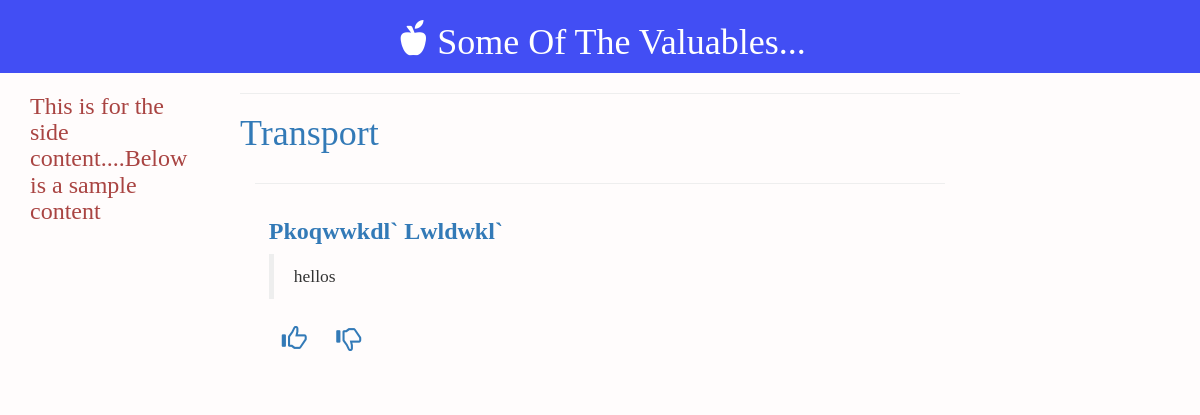
The app's page /feedbacks.php (signed in), older data.
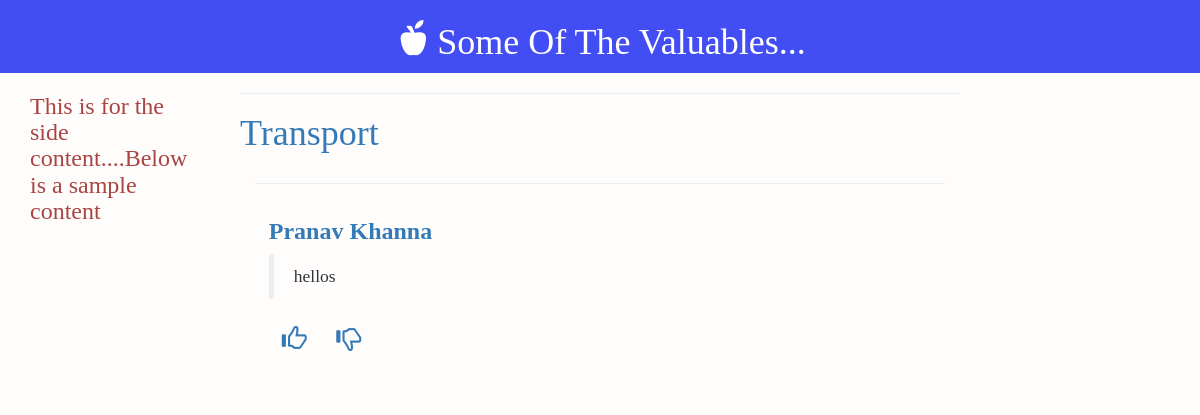
The same page, newer data.
### tables this page shows
CREATE TABLE `feedback` (
  `feedback_id` int(11) NOT NULL AUTO_INCREMENT,
  `user_id` int(11) NOT NULL,
  `feedback` text NOT NULL,
  `upvotes` int(11) DEFAULT NULL,
  `downvotes` int(11) DEFAULT NULL,
  `score` int(11) DEFAULT NULL,
  `tags` int(11) NOT NULL,
  `reg_time` timestamp NOT NULL DEFAULT CURRENT_TIMESTAMP,
  PRIMARY KEY (`feedback_id`)
);

CREATE TABLE `user` (
  `user_id` int(11) NOT NULL AUTO_INCREMENT,
  `first_name` varchar(128) NOT NULL,
  `last_name` varchar(128) NOT NULL,
  `user_name` varchar(128) NOT NULL,
  `password` varchar(16) NOT NULL,
  `email_id` varchar(128) NOT NULL,
  PRIMARY KEY (`user_id`)
);

### function.php (called while the page is built, shortened)
<?php
function isloggedin()
{
  if(isset($_SESSION['user_id']) && !empty($_SESSION['user_id']))
  {
      return true;
  }
  else
  {
  	return false;
  }
}
function get_user2($user_id)
{
  if(isloggedin())
  {
     include 'connectuser.php';
     $query="SELECT * FROM user WHERE user_id='$user_id'";
       $result=mysqli_query($conn,$query);
       $row=mysqli_fetch_array($result);
       $name=ucfirst($row[1]).' '.ucfirst($row[2]);
       return $name;
  }
   }
?>

### feedbacks.php (the view, shortened to what this page needs)
<?php
include 'function.php';
include 'connectuser.php';
$tags=array("Mess","Transport","Academics","Sports","Medical","Others");
?>
<html>
	<head>
		<link href="css/bootstrap.min.css" rel="stylesheet">
	    <link rel="stylesheet" href="https://cdnjs.cloudflare.com/ajax/libs/bootstrap-select/1.7.5/css/bootstrap-select.min.css">
	    <link href="question_display.css" rel="stylesheet">
	</head>
	<body>
		<div id="jumbotron">
			<div class="container">
				</span><h1 id="header_heading"><span class="glyphicon glyphicon-apple" id="logo"></span>Some Of The Valuables...</h1></span>
			</div>
		</div>
		<div class="container">
			<div class="row">
				<div class="col-md-2">
					<h3 class="text-danger"> This is for the side content....Below is a sample content </h3>
				</div>
				<div class="col-md-8" bgcolor="#eee">
				    <?php
				    for($i=1;$i<=6;$i++)
				    {
				    	$query="SELECT * FROM feedback
                         WHERE tags='$i'
						 ORDER BY score DESC
						 ";
				         $result=mysqli_query($conn,$query);
				    	while($row=mysqli_fetch_array($result))
					{
						?>
						<div class="container-fluid"><hr id="hr_top">								   <h1><?php echo "<a href='feedback_option.php?tag_id=".
						    $row[6]."'>".$tags[$i-1]."</a>";?></h1>
					   		<div class="container-fluid"><hr id="hr_top">
					   			<div id="card">
								   	<h3 id="question_heading"><strong><?php
							       	$name=get_user2($row[1]);
								   	echo "<a href='#	'>$name</a>";
								   	?></strong></h3>
									<p>
						   			<blockquote><?php echo $row[2];?></blockquote>
									</p>
							       	<form 	method="post" >
										<div class="form-group">
								       		<button type="submit" class="btn btn-link" name="like-<?php echo $row[0];?>"><span class="glyphicon glyphicon-thumbs-up" id="logo1"></span></button>
								       		<button type="submit" class="btn btn-link" name="dislike-<?php echo $row[0];?>"><span class="glyphicon glyphicon-thumbs-down" id="logo1"></span></button>
							   			</div>
							       	</form>
    							</div>
					   		</div>
                         </div>
					<?php
					}
				}
						?>
				</div>
			</div>
		</div>
	</body>
</html>

Row changes from the older to the newer data that the page shows:
changed feedback "hellos": user.last_name "Pkoqwwkdl` Lwldwkl`" → "Pranav Khanna"
